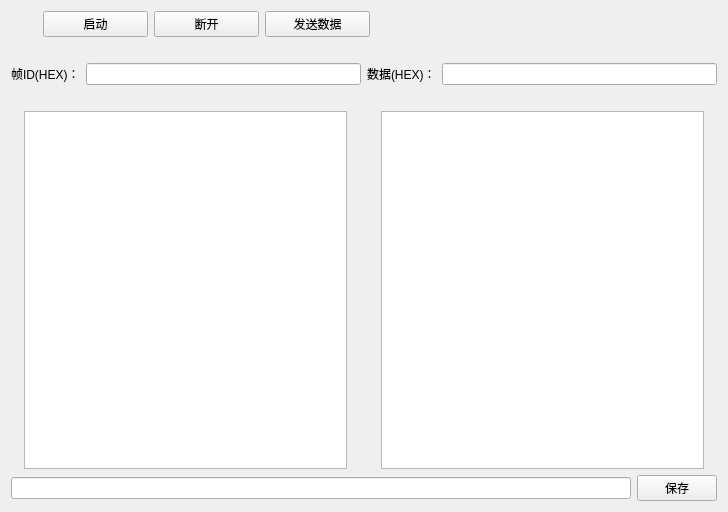
<?xml version="1.0" encoding="UTF-8"?>
<ui version="4.0">
 <class>Widget</class>
 <widget class="QWidget" name="Widget">
  <property name="windowModality">
   <enum>Qt::ApplicationModal</enum>
  </property>
  <property name="enabled">
   <bool>true</bool>
  </property>
  <property name="geometry">
   <rect>
    <x>0</x>
    <y>0</y>
    <width>728</width>
    <height>512</height>
   </rect>
  </property>
  <property name="windowTitle">
   <string>CANTest</string>
  </property>
  <layout class="QVBoxLayout" name="verticalLayout_2">
   <item>
    <layout class="QHBoxLayout" name="horizontalLayout_2" stretch="1,20,1">
     <item>
      <spacer name="horizontalSpacer">
       <property name="orientation">
        <enum>Qt::Horizontal</enum>
       </property>
       <property name="sizeHint" stdset="0">
        <size>
         <width>40</width>
         <height>20</height>
        </size>
       </property>
      </spacer>
     </item>
     <item>
      <layout class="QHBoxLayout" name="horizontalLayout" stretch="1,1,1,3">
       <property name="sizeConstraint">
        <enum>QLayout::SetFixedSize</enum>
       </property>
       <item>
        <widget class="QPushButton" name="StartDevice">
         <property name="focusPolicy">
          <enum>Qt::StrongFocus</enum>
         </property>
         <property name="text">
          <string>启动</string>
         </property>
        </widget>
       </item>
       <item>
        <widget class="QPushButton" name="CloseDevice">
         <property name="text">
          <string>断开</string>
         </property>
        </widget>
       </item>
       <item>
        <widget class="QPushButton" name="TransmitData">
         <property name="text">
          <string>发送数据</string>
         </property>
        </widget>
       </item>
       <item>
        <spacer name="horizontalSpacer_5">
         <property name="orientation">
          <enum>Qt::Horizontal</enum>
         </property>
         <property name="sizeHint" stdset="0">
          <size>
           <width>40</width>
           <height>20</height>
          </size>
         </property>
        </spacer>
       </item>
      </layout>
     </item>
     <item>
      <spacer name="horizontalSpacer_2">
       <property name="orientation">
        <enum>Qt::Horizontal</enum>
       </property>
       <property name="sizeHint" stdset="0">
        <size>
         <width>40</width>
         <height>20</height>
        </size>
       </property>
      </spacer>
     </item>
    </layout>
   </item>
   <item>
    <spacer name="horizontalSpacer_4">
     <property name="orientation">
      <enum>Qt::Horizontal</enum>
     </property>
     <property name="sizeHint" stdset="0">
      <size>
       <width>40</width>
       <height>20</height>
      </size>
     </property>
    </spacer>
   </item>
   <item>
    <layout class="QHBoxLayout" name="horizontalLayout_3">
     <item>
      <widget class="QLabel" name="IDLabel">
       <property name="text">
        <string>帧ID(HEX)：</string>
       </property>
      </widget>
     </item>
     <item>
      <widget class="QLineEdit" name="IDEdit"/>
     </item>
     <item>
      <widget class="QLabel" name="DataLabel">
       <property name="text">
        <string>数据(HEX)：</string>
       </property>
      </widget>
     </item>
     <item>
      <widget class="QLineEdit" name="DataEdit">
       <property name="text">
        <string/>
       </property>
      </widget>
     </item>
    </layout>
   </item>
   <item>
    <spacer name="horizontalSpacer_3">
     <property name="orientation">
      <enum>Qt::Horizontal</enum>
     </property>
     <property name="sizeHint" stdset="0">
      <size>
       <width>40</width>
       <height>20</height>
      </size>
     </property>
    </spacer>
   </item>
   <item>
    <layout class="QHBoxLayout" name="horizontalLayout_5">
     <item>
      <spacer name="horizontalSpacer_6">
       <property name="orientation">
        <enum>Qt::Horizontal</enum>
       </property>
       <property name="sizeType">
        <enum>QSizePolicy::Minimum</enum>
       </property>
       <property name="sizeHint" stdset="0">
        <size>
         <width>13</width>
         <height>189</height>
        </size>
       </property>
      </spacer>
     </item>
     <item>
      <widget class="QTextEdit" name="DisplayTextEdit"/>
     </item>
     <item>
      <spacer name="horizontalSpacer_8">
       <property name="orientation">
        <enum>Qt::Horizontal</enum>
       </property>
       <property name="sizeType">
        <enum>QSizePolicy::Minimum</enum>
       </property>
       <property name="sizeHint" stdset="0">
        <size>
         <width>28</width>
         <height>20</height>
        </size>
       </property>
      </spacer>
     </item>
     <item>
      <widget class="QTextBrowser" name="DisplayTextEdit1"/>
     </item>
     <item>
      <spacer name="horizontalSpacer_7">
       <property name="orientation">
        <enum>Qt::Horizontal</enum>
       </property>
       <property name="sizeType">
        <enum>QSizePolicy::Minimum</enum>
       </property>
       <property name="sizeHint" stdset="0">
        <size>
         <width>13</width>
         <height>189</height>
        </size>
       </property>
      </spacer>
     </item>
    </layout>
   </item>
   <item>
    <layout class="QHBoxLayout" name="horizontalLayout_4">
     <item>
      <widget class="QLineEdit" name="lineEdit"/>
     </item>
     <item>
      <widget class="QPushButton" name="pushButton">
       <property name="text">
        <string>保存</string>
       </property>
      </widget>
     </item>
    </layout>
   </item>
  </layout>
 </widget>
 <layoutdefault spacing="6" margin="11"/>
 <resources/>
 <connections/>
</ui>
